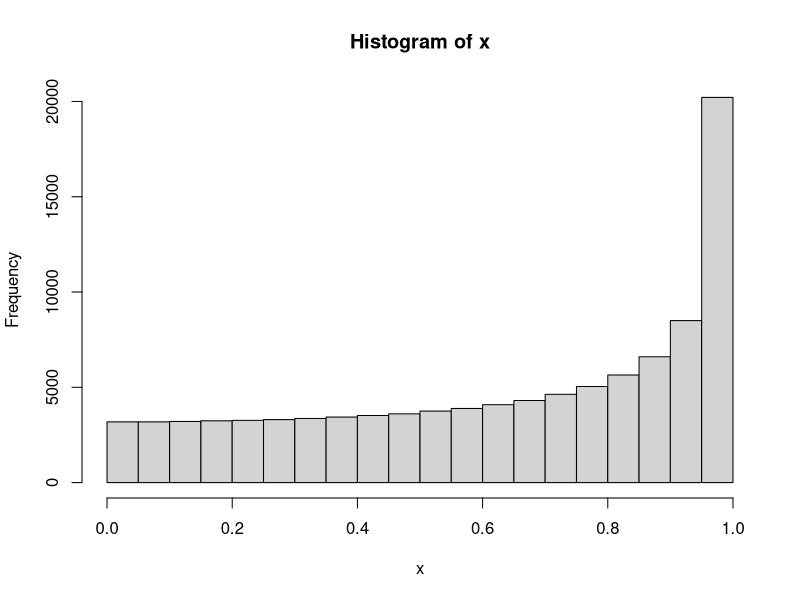
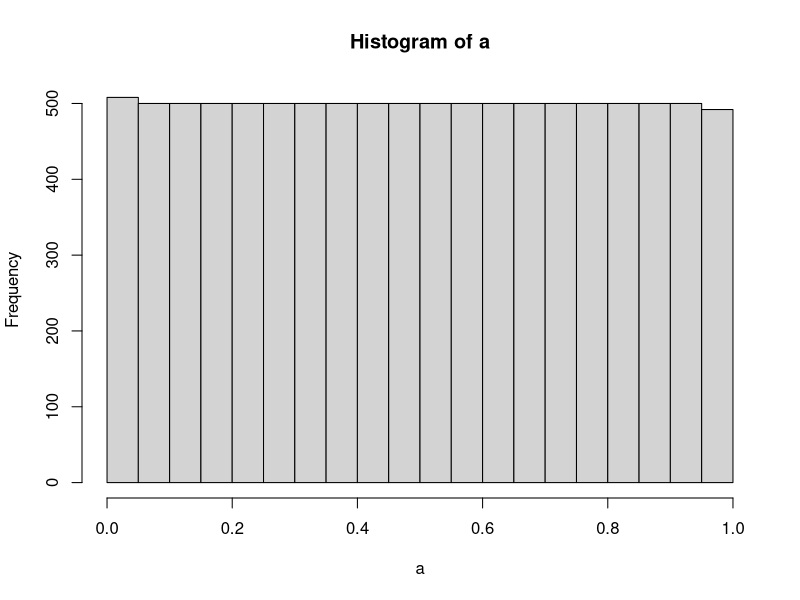

Write the R code that produced these figures, in order.
# PROBLEM 1 Consider the following sequence X_n where n >= 1
# where X_n = |sin(n)|
# i) explain why this sequence is contained inside the interval of (0,1)
# This is because sin(n) has a range between -1 to 1 and with the 
# absolute value the numbers must be non negative thus leaving the interval
# of 0 to 1

# ii) Construct a vector in R of the fiirst 1e5 terms of the sequence

x = NULL
for (i in 1:1e5){
  x <- c(x, abs(sin(i)))
}
print(x)
# iii) Does this sequence appear to be uniformly distributed?
# using the hist() we can see that it is clearly not uniformly distributed
# as majority of the values seem to be closer to 1 than 0. 
# i.e lim n -> inf c(n)/n = len(J) J being the interval that you count the values are between
# but in this situation that does not appear
# to be the case as checking the interval of 0 to 1/2 we count 33327 which is
# not very close to 50,000.
hist(x)

sum((x < 1/2)) # outputs 33327
(1/2)*1e5 # the expected answer was 50,000 if this was uniform

# iv) depending on how you answered v) can you give an explanation
# why your answer is expected?
# sin is oscillating between -1 and 1 thus is not truely random thus
# can not produce a uniform distribution if the function can not generate
# a random sequence of numbers.

# PROBLEM 2: Fix a rational # q. Consider the sequence
# (X_n) where n >= 1
# where X_n = qn-floor(qn)

q = 42.123
a = NULL
for (n in 1:1e4){
  a <- c(a, q*n-floor(q*n))  
}
print(a)
hist(a)

# This seq is not random because the sequence are all multiples of n and thus
# can be the sequence is not random such as ones generated from irrational
# numbers.
sum((a < 1/2))
